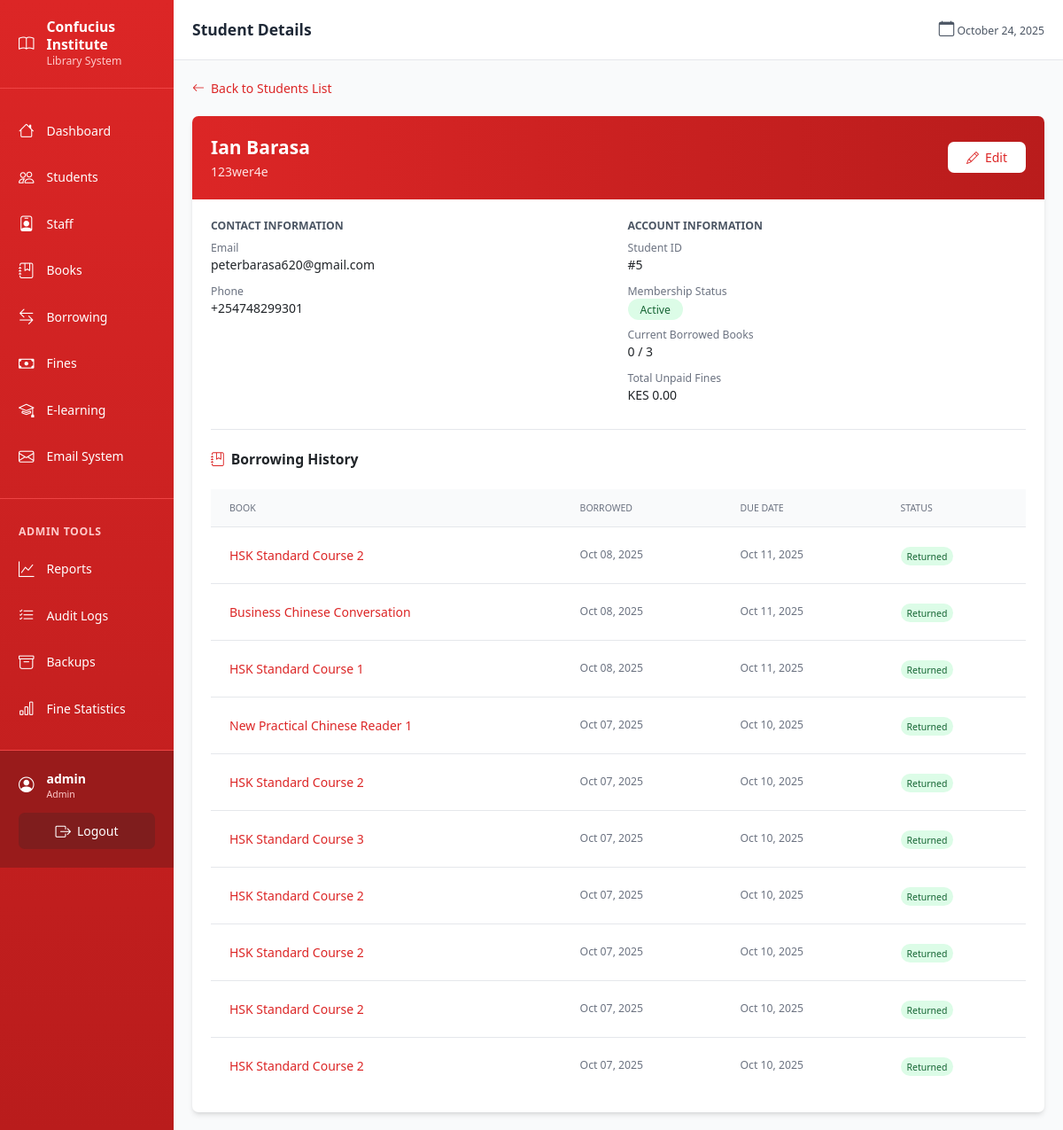
/students/5 (signed in), run on an earlier commit of the app's database.
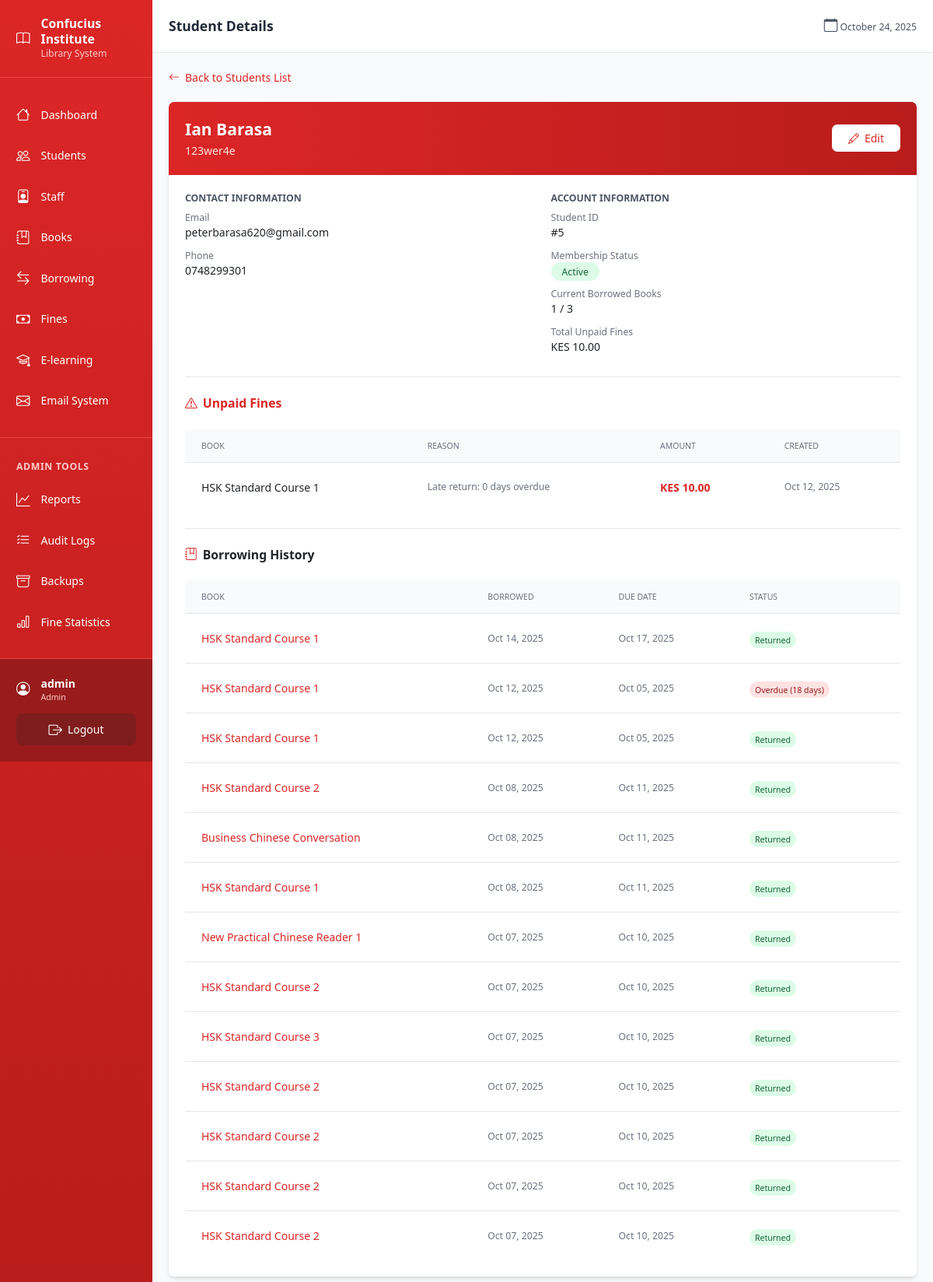
And on a later commit of the database.
### models.py (models this page shows, shortened)
class Student(db.Model):
    id = db.Column(db.Integer, primary_key=True)
    name = db.Column(db.String(100), nullable=False)
    registration_number = db.Column(db.String(50), unique=True, nullable=True)  # UoN students
    id_number = db.Column(db.String(20), unique=True, nullable=True)  # Kenyan non-UoN
    passport_number = db.Column(db.String(20), unique=True, nullable=True)  # International
    email = db.Column(db.String(120), nullable=False)
    phone = db.Column(db.String(20))
    membership_status = db.Column(db.String(20), default='active')  # active, suspended, expired
    created_at = db.Column(db.DateTime, default=datetime.utcnow)
    borrow_records = db.relationship('BorrowRecord', backref='student_ref', lazy=True)
    fines = db.relationship('Fine', backref='student_ref', lazy=True)
    @property
    def identifier(self):
        if self.registration_number:
            return self.registration_number
        elif self.id_number:
            return self.id_number
        else:
            return self.passport_number
    @property
    def current_borrowed_count(self):
        return BorrowRecord.query.filter_by(student_id=self.id, returned_at=None).count()
    @property
    def total_fines(self):
        return sum(fine.amount for fine in self.fines if not fine.paid)

class BorrowRecord(db.Model):
    id = db.Column(db.Integer, primary_key=True)
    book_id = db.Column(db.Integer, db.ForeignKey('book.id'), nullable=False)
    student_id = db.Column(db.Integer, db.ForeignKey('student.id'), nullable=True)
    staff_id = db.Column(db.Integer, db.ForeignKey('staff.id'), nullable=True)
    borrowed_at = db.Column(db.DateTime, default=datetime.utcnow)
    due_date = db.Column(db.DateTime, nullable=False)
    returned_at = db.Column(db.DateTime, nullable=True)
    notes = db.Column(db.Text)
    @property
    def is_overdue(self):
        return not self.returned_at and datetime.utcnow() > self.due_date
    @property
    def days_overdue(self):
        if self.is_overdue:
            return (datetime.utcnow() - self.due_date).days
        return 0

class Book(db.Model):
    id = db.Column(db.Integer, primary_key=True)
    title = db.Column(db.String(200), nullable=False)
    author = db.Column(db.String(200))
    publisher = db.Column(db.String(200))
    isbn = db.Column(db.String(20), unique=True, nullable=True)
    unique_id = db.Column(db.String(50), unique=True, nullable=False)
    category_id = db.Column(db.Integer, db.ForeignKey('category.id'), nullable=True)
    total_copies = db.Column(db.Integer, default=1)
    shelf_location = db.Column(db.String(50))
    created_at = db.Column(db.DateTime, default=datetime.utcnow)
    borrow_records = db.relationship('BorrowRecord', backref='book_ref', lazy=True)

class Fine(db.Model):
    id = db.Column(db.Integer, primary_key=True)
    student_id = db.Column(db.Integer, db.ForeignKey('student.id'), nullable=False)
    borrow_record_id = db.Column(db.Integer, db.ForeignKey('borrow_record.id'), nullable=False)
    amount = db.Column(db.Float, nullable=False)  # Amount in KES
    original_amount = db.Column(db.Float, nullable=True)  # Original fine amount before adjustments
    reason = db.Column(db.String(200), default='Late return')
    paid = db.Column(db.Boolean, default=False)
    paid_at = db.Column(db.DateTime, nullable=True)
    waived = db.Column(db.Boolean, default=False)
    waived_at = db.Column(db.DateTime, nullable=True)
    waived_by = db.Column(db.Integer, db.ForeignKey('user.id'), nullable=True)
    waiver_reason = db.Column(db.Text, nullable=True)
    adjustment_amount = db.Column(db.Float, default=0.0)  # Amount adjusted (positive or negative)
    created_at = db.Column(db.DateTime, default=datetime.utcnow)
    borrow_record = db.relationship('BorrowRecord', backref='fine_ref', lazy=True)
    waived_by_user = db.relationship('User', backref='waived_fines', lazy=True)

### blueprints/students.py (the view)
@students_bp.route('/<int:student_id>')
@login_required
def view_student(student_id):
    student = Student.query.get_or_404(student_id)
    borrow_history = BorrowRecord.query.filter_by(student_id=student_id).order_by(BorrowRecord.borrowed_at.desc()).all()
    unpaid_fines = Fine.query.filter_by(student_id=student_id, paid=False).all()
    return render_template('students/detail.html',
                         student=student,
                         borrow_history=borrow_history,
                         unpaid_fines=unpaid_fines)

### templates/students/detail.html (shortened to what the changed rows need)
{% extends 'base.html' %}
{% block page_header %}Student Details{% endblock %}
{% block content %}
<div class="max-w-6xl mx-auto">
    <div class="bg-white rounded-lg shadow-md overflow-hidden">
        <div class="bg-gradient-to-r from-red-600 to-red-700 p-6 text-white">
            <div class="flex items-center justify-between">
                <div>
                    <h2 class="text-2xl font-bold">{{ student.name }}</h2>
                    <p class="text-red-100 mt-1">{{ student.identifier }}</p>
                </div>
            </div>
        </div>
        <div class="p-6">
            <div class="grid grid-cols-1 md:grid-cols-2 gap-6 mb-8">
                <div>
                    <div class="space-y-3">
                        <div>
                            <p class="text-sm text-gray-500">Email</p>
                            <p class="font-medium">{{ student.email or 'Not provided' }}</p>
                        </div>
                        <div>
                            <p class="text-sm text-gray-500">Phone</p>
                            <p class="font-medium">{{ student.phone or 'Not provided' }}</p>
                        </div>
                    </div>
                </div>
                <div>
                    <div class="space-y-3">
                        <div>
                            <p class="text-sm text-gray-500">Student ID</p>
                            <p class="font-medium">#{{ student.id }}</p>
                        </div>
                        <div>
                            <p class="font-medium">
                                <span class="px-3 py-1 rounded-full text-sm {% if student.membership_status == 'active' %}bg-green-100 text-green-800{% else %}bg-yellow-100 text-yellow-800{% endif %}">
                                    {{ student.membership_status.title() }}
                                </span>
                            </p>
                        </div>
                        <div>
                            <p class="text-sm text-gray-500">Current Borrowed Books</p>
                            <p class="font-medium">{{ student.current_borrowed_count }} / 3</p>
                        </div>
                        <div>
                            <p class="text-sm text-gray-500">Total Unpaid Fines</p>
                            <p class="font-medium">KES {{ "%.2f"|format(student.total_fines) }}</p>
                        </div>
                    </div>
                </div>
            </div>
            {% if unpaid_fines %}
            <div class="border-t pt-6 mb-6">
                <h3 class="text-lg font-semibold mb-4 flex items-center text-red-600">
                    <i class="bi bi-exclamation-triangle mr-2"></i>
                    Unpaid Fines
                </h3>
                <div class="overflow-x-auto">
                    <table class="min-w-full divide-y divide-gray-200">
                        <thead class="bg-gray-50">
                            <tr>
                                <th class="px-6 py-3 text-left text-xs font-medium text-gray-500 uppercase">Book</th>
                                <th class="px-6 py-3 text-left text-xs font-medium text-gray-500 uppercase">Reason</th>
                                <th class="px-6 py-3 text-left text-xs font-medium text-gray-500 uppercase">Amount</th>
                                <th class="px-6 py-3 text-left text-xs font-medium text-gray-500 uppercase">Created</th>
                            </tr>
                        </thead>
                        <tbody class="bg-white divide-y divide-gray-200">
                            {% for fine in unpaid_fines %}
                            <tr class="hover:bg-gray-50">
                                <td class="px-6 py-4">{{ fine.borrow_record.book_ref.title }}</td>
                                <td class="px-6 py-4 text-sm text-gray-500">{{ fine.reason }}</td>
                                <td class="px-6 py-4 font-semibold text-red-600">KES {{ "%.2f"|format(fine.amount) }}</td>
                                <td class="px-6 py-4 text-sm text-gray-500">{{ fine.created_at.strftime('%b %d, %Y') }}</td>
                            </tr>
                            {% endfor %}
                        </tbody>
                    </table>
                </div>
            </div>
            {% endif %}
            <div class="border-t pt-6">
                {% if borrow_history %}
                <div class="overflow-x-auto">
                    <table class="min-w-full divide-y divide-gray-200">
                        <thead class="bg-gray-50">
                            <tr>
                                <th class="px-6 py-3 text-left text-xs font-medium text-gray-500 uppercase">Book</th>
                                <th class="px-6 py-3 text-left text-xs font-medium text-gray-500 uppercase">Borrowed</th>
                                <th class="px-6 py-3 text-left text-xs font-medium text-gray-500 uppercase">Due Date</th>
                                <th class="px-6 py-3 text-left text-xs font-medium text-gray-500 uppercase">Status</th>
                            </tr>
                        </thead>
                        <tbody class="bg-white divide-y divide-gray-200">
                            {% for record in borrow_history %}
                            <tr class="hover:bg-gray-50">
                                <td class="px-6 py-4">
                                    <a href="{{ url_for('books.view_book', book_id=record.book_ref.id) }}" class="text-red-600 hover:text-red-700">
                                        {{ record.book_ref.title }}
                                    </a>
                                </td>
                                <td class="px-6 py-4 text-sm text-gray-500">{{ record.borrowed_at.strftime('%b %d, %Y') }}</td>
                                <td class="px-6 py-4 text-sm text-gray-500">{{ record.due_date.strftime('%b %d, %Y') }}</td>
                                <td class="px-6 py-4">
                                    {% if record.returned_at %}
                                        <span class="px-2 py-1 text-xs font-medium rounded-full bg-green-100 text-green-800">Returned</span>
                                    {% elif record.is_overdue %}
                                        <span class="px-2 py-1 text-xs font-medium rounded-full bg-red-100 text-red-800">Overdue ({{ record.days_overdue }} days)</span>
                                    {% else %}
                                        <span class="px-2 py-1 text-xs font-medium rounded-full bg-blue-100 text-blue-800">Active</span>
                                    {% endif %}
                                </td>
                            </tr>
                            {% endfor %}
                        </tbody>
                    </table>
                </div>
                {% else %}
                <div class="text-center py-8 text-gray-500">
                    <i class="bi bi-inbox text-4xl mb-2"></i>
                    <p>No borrowing history found</p>
                </div>
                {% endif %}
            </div>
        </div>
    </div>
</div>
{% endblock %}

What changed in the data, as far as the page shows it:
changed Student "Ian Barasa": phone "+254748299301" → "0748299301"
added Fine: total_fines "10.00", borrow_record.book_ref "HSK Standard Course 1", reason "Late return: 0 days overdue", amount "10.00", created_at "Oct 12, 2025"
added BorrowRecord: book_ref "HSK Standard Course 1", borrowed_at "Oct 14, 2025", due_date "Oct 17, 2025", shows "Returned"
added BorrowRecord: book_ref "HSK Standard Course 1", borrowed_at "Oct 12, 2025", due_date "Oct 05, 2025", days_overdue "18"
added BorrowRecord: book_ref "HSK Standard Course 1", borrowed_at "Oct 12, 2025", due_date "Oct 05, 2025", shows "Returned"
Also different on the page:
{{ student.current_borrowed_count }}: "0" → "1"
{{ "%.2f"|format(student.total_fines) }}: "0.00" → (not shown)
text now shown: "Unpaid Fines BOOK REASON AMOUNT CREATED"
